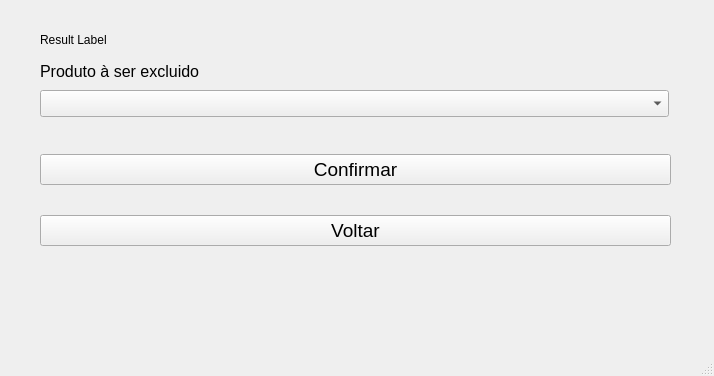
<?xml version="1.0" encoding="UTF-8"?>
<ui version="4.0">
 <class>ExcluProduto</class>
 <widget class="QMainWindow" name="ExcluProduto">
  <property name="geometry">
   <rect>
    <x>0</x>
    <y>0</y>
    <width>714</width>
    <height>376</height>
   </rect>
  </property>
  <property name="windowTitle">
   <string>MainWindow</string>
  </property>
  <widget class="QWidget" name="centralwidget">
   <widget class="QComboBox" name="prodComboBox">
    <property name="geometry">
     <rect>
      <x>40</x>
      <y>90</y>
      <width>629</width>
      <height>27</height>
     </rect>
    </property>
   </widget>
   <widget class="QWidget" name="layoutWidget">
    <property name="geometry">
     <rect>
      <x>40</x>
      <y>130</y>
      <width>631</width>
      <height>141</height>
     </rect>
    </property>
    <layout class="QVBoxLayout" name="verticalLayout_5">
     <item>
      <widget class="QPushButton" name="bt_confirmar">
       <property name="font">
        <font>
         <pointsize>14</pointsize>
        </font>
       </property>
       <property name="text">
        <string>Confirmar</string>
       </property>
      </widget>
     </item>
     <item>
      <widget class="QPushButton" name="bt_voltar">
       <property name="font">
        <font>
         <pointsize>14</pointsize>
        </font>
       </property>
       <property name="text">
        <string>Voltar</string>
       </property>
      </widget>
     </item>
    </layout>
   </widget>
   <widget class="QLabel" name="label_5">
    <property name="geometry">
     <rect>
      <x>40</x>
      <y>58</y>
      <width>629</width>
      <height>26</height>
     </rect>
    </property>
    <property name="font">
     <font>
      <pointsize>12</pointsize>
     </font>
    </property>
    <property name="text">
     <string>Produto à ser excluido</string>
    </property>
   </widget>
   <widget class="QLabel" name="resultLabel">
    <property name="geometry">
     <rect>
      <x>40</x>
      <y>30</y>
      <width>641</width>
      <height>19</height>
     </rect>
    </property>
    <property name="text">
     <string>Result Label</string>
    </property>
   </widget>
  </widget>
  <widget class="QMenuBar" name="menubar">
   <property name="geometry">
    <rect>
     <x>0</x>
     <y>0</y>
     <width>714</width>
     <height>24</height>
    </rect>
   </property>
  </widget>
  <widget class="QStatusBar" name="statusbar"/>
 </widget>
 <resources/>
 <connections/>
</ui>
